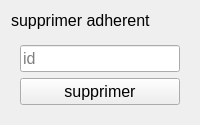
                <widget class="QWidget" name="deletemember">
                 <layout class="QVBoxLayout" name="verticalLayout_26">
                  <item alignment="Qt::AlignTop">
                   <widget class="QLabel" name="label_9">
                    <property name="font">
                     <font>
                      <pointsize>12</pointsize>
                     </font>
                    </property>
                    <property name="text">
                     <string>supprimer adherent</string>
                    </property>
                   </widget>
                  </item>
                  <item>
                   <widget class="QWidget" name="widget_11" native="true">
                    <property name="sizePolicy">
                     <sizepolicy hsizetype="Preferred" vsizetype="Expanding">
                      <horstretch>0</horstretch>
                      <verstretch>0</verstretch>
                     </sizepolicy>
                    </property>
                    <layout class="QVBoxLayout" name="verticalLayout_27">
                     <item>
                      <widget class="QLineEdit" name="deleteMemberid">
                       <property name="font">
                        <font>
                         <pointsize>12</pointsize>
                        </font>
                       </property>
                       <property name="placeholderText">
                        <string>id</string>
                       </property>
                      </widget>
                     </item>
                     <item>
                      <widget class="QPushButton" name="deleteMemberBtn">
                       <property name="font">
                        <font>
                         <pointsize>12</pointsize>
                        </font>
                       </property>
                       <property name="cursor">
                        <cursorShape>PointingHandCursor</cursorShape>
                       </property>
                       <property name="text">
                        <string>supprimer</string>
                       </property>
                       <property name="icon">
                        <iconset resource="QSS/QSS_Resources.qrc">
                         <normaloff>:/icons/Icons/trash-2.png</normaloff>:/icons/Icons/trash-2.png</iconset>
                       </property>
                       <property name="iconSize">
                        <size>
                         <width>24</width>
                         <height>24</height>
                        </size>
                       </property>
                      </widget>
                     </item>
                    </layout>
                   </widget>
                  </item>
                 </layout>
                </widget>
